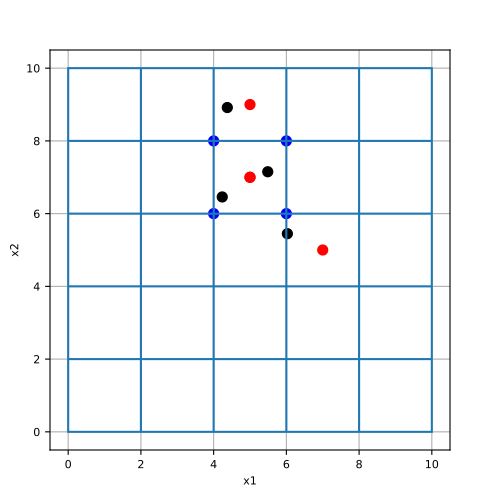

Recreate this plot in Python.
# Here we define a set of random (x, y) locations and find the closest
# cell centers and nodes on a mesh.

from discretize import TensorMesh
from discretize.utils import closest_points_index
import numpy as np
import matplotlib.pyplot as plt
h = 2*np.ones(5)
mesh = TensorMesh([h, h], x0='00')

# Define some random locations, grid cell centers and grid nodes,

xy_random = np.random.uniform(0, 10, size=(4,2))
xy_centers = mesh.cell_centers
xy_nodes = mesh.nodes

# Find indicies of closest cell centers and nodes,

ind_centers = closest_points_index(mesh, xy_random, 'CC')
ind_nodes = closest_points_index(mesh, xy_random, 'N')

# Plot closest cell centers and nodes

fig = plt.figure(figsize=(5, 5))
ax = fig.add_axes([0.1, 0.1, 0.8, 0.8])
mesh.plot_grid(ax=ax)
ax.scatter(xy_random[:, 0], xy_random[:, 1], 50, 'k')
ax.scatter(xy_centers[ind_centers, 0], xy_centers[ind_centers, 1], 50, 'r')
ax.scatter(xy_nodes[ind_nodes, 0], xy_nodes[ind_nodes, 1], 50, 'b')
plt.show()
